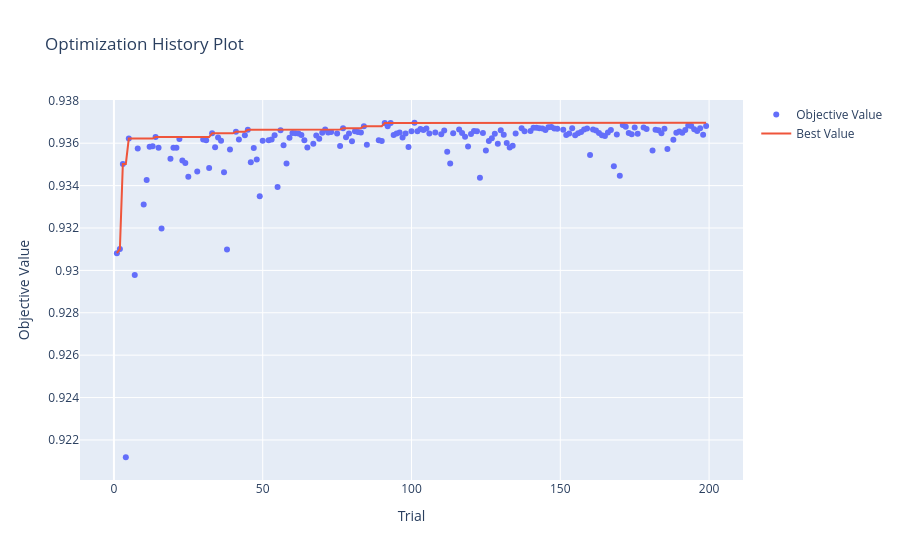

The notebook cell saved with this chart:
### Markdown cell above
### Visualizations

### Code cell
optuna.visualization.plot_optimization_history(study_xgb)

### Figure 1 — Plotly figure (JSON) as saved in the notebook; plotly's stock layout.template omitted (floating-point values rounded to 4 significant figures; data arrays with more than 128 entries replaced by an {"elided": "..."} marker saying what was removed)
{"data": [{"mode": "markers", "name": "Objective Value", "type": "scatter", "x": {"elided": "175 int values"}, "y": {"elided": "175 float values"}}, {"mode": "lines", "name": "Best Value", "type": "scatter", "x": {"elided": "200 int values"}, "y": {"elided": "200 float values"}}, {"marker": {"color": "#cccccc"}, "mode": "markers", "name": "Infeasible Trial", "showlegend": false, "type": "scatter", "x": [], "y": []}], "layout": {"title": {"text": "Optimization History Plot"}, "xaxis": {"title": {"text": "Trial"}}, "yaxis": {"title": {"text": "Objective Value"}}}}
